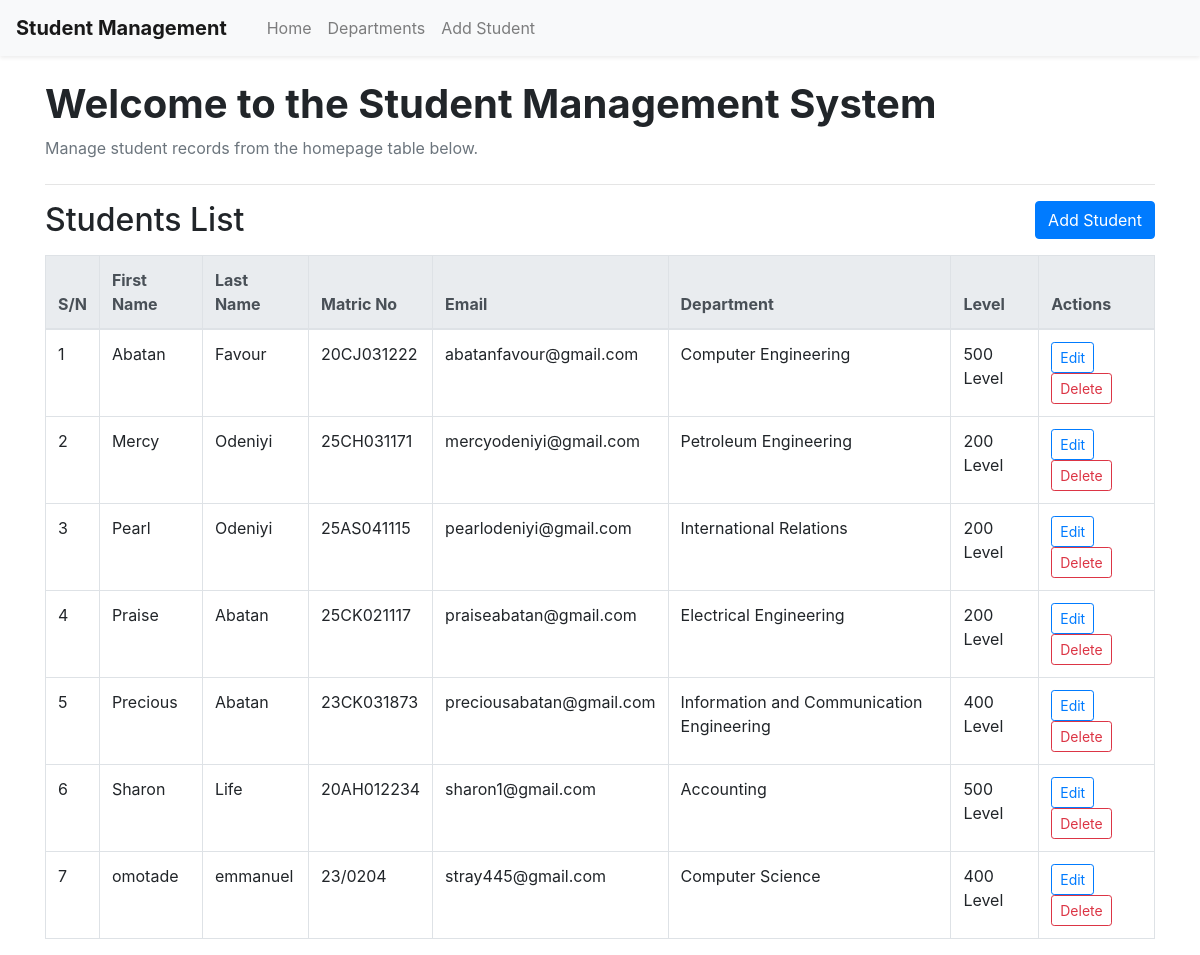
The page / on the database its author committed.
### students/models.py (models this page shows, shortened)
class Student(models.Model):
    firstname = models.CharField(max_length=100)
    lastname = models.CharField(max_length=100)
    matric_no = models.CharField(max_length=20, unique=True)
    email = models.EmailField(unique=True)
    department = models.ForeignKey(
        Department,
        on_delete=models.PROTECT
    )
    class Meta:
        ordering = ["firstname", "lastname"]
    @property
    def level(self):
        try:
            current_year = datetime.now().year
            admission_year = 2000 + int(self.matric_no[:2])
            years = current_year - admission_year + 1
            if years <= 1:
                return "100 Level"
            elif years == 2:
                return "200 Level"
            elif years == 3:
                return "300 Level"
            elif years == 4:
                return "400 Level"
            else:
                return "500 Level"
        except (ValueError, IndexError):
            return "Unknown"

class Department(models.Model):
    title = models.CharField(max_length=100)

### students/views.py (the view)
# urls.py: path('', views.home, name='home'),
def home(request):
    students = Student.objects.all()
    return render(request, 'home.html', {'students': students})

### students/templates/home.html (shortened to what this page needs)
{% extends 'base.html' %}
{% block content %}
<div class="mb-4">
    <h1 class="display-5 font-weight-bold">Welcome to the Student Management System</h1>
    <p class="text-muted">Manage student records from the homepage table below.</p>
</div>
<hr>
<div class="d-flex justify-content-between align-items-center mb-3">
    <h2 class="mb-0">Students List</h2>
    <a href="{% url 'student_form' %}" class="btn btn-primary">Add Student</a>
</div>
<div class="table-responsive">
    <table class="table table-bordered table-hover">
        <thead class="thead-light">
            <tr>
                <th>S/N</th>
                <th>First Name</th>
                <th>Last Name</th>
                <th>Matric No</th>
                <th>Email</th>
                <th>Department</th>
                <th>Level</th>
                <th>Actions</th>
            </tr>
        </thead>
        <tbody>
            {% for student in students %}
            <tr>
                <td>{{ forloop.counter }}</td>
                <td>{{ student.firstname }}</td>
                <td>{{ student.lastname }}</td>
                <td>{{ student.matric_no }}</td>
                <td>{{ student.email }}</td>
                <td>{{ student.department.title }}</td>
                <td>{{ student.level }}</td>
                <td>
                    <a href="{% url 'student_edit' student.id %}" class="btn btn-sm btn-outline-primary">Edit</a>
                    <a href="{% url 'student_delete' student.id %}" class="btn btn-sm btn-outline-danger">Delete</a>
                </td>
            </tr>
            {% empty %}
            <tr>
                <td colspan="8" class="text-center text-muted">No students found.</td>
            </tr>
            {% endfor %}
        </tbody>
    </table>
</div>
{% endblock %}

### students/templates/base.html (shortened to what this page needs)
<!DOCTYPE html>
<html lang="en">
<head>
    <link rel="stylesheet" href="https://stackpath.bootstrapcdn.com/bootstrap/4.5.2/css/bootstrap.min.css">
</head>
<body>
<nav class="navbar navbar-expand-lg navbar-light bg-light shadow-sm">
    <a class="navbar-brand font-weight-bold" href="{% url 'home' %}">Student Management</a>
    <div class="collapse navbar-collapse" id="navbarNav">
        <ul class="navbar-nav ml-3">
            <li class="nav-item">
                <a class="nav-link" href="{% url 'home' %}">Home</a>
            </li>
            <li class="nav-item">
                <a class="nav-link" href="{% url 'department' %}">Departments</a>
            </li>
            <li class="nav-item">
                <a class="nav-link" href="{% url 'student_form' %}">Add Student</a>
            </li>
        </ul>
    </div>
</nav>
<div class="container mt-4">
    {% block content %}{% endblock %}
</div>
</body>
</html>

### rows shown on the page
Student: firstname "Abatan", lastname "Favour", matric_no "20CJ031222", email "abatanfavour@gmail.com", department "Computer Engineering", level "500 Level"
Student: firstname "Mercy", lastname "Odeniyi", matric_no "25CH031171", email "mercyodeniyi@gmail.com", department "Petroleum Engineering", level "200 Level"
Student: firstname "Pearl", lastname "Odeniyi", matric_no "25AS041115", email "pearlodeniyi@gmail.com", department "International Relations", level "200 Level"
Student: firstname "Praise", lastname "Abatan", matric_no "25CK021117", email "praiseabatan@gmail.com", department "Electrical Engineering", level "200 Level"
Student: firstname "Precious", lastname "Abatan", matric_no "23CK031873", email "preciousabatan@gmail.com", department "Information and Communication Engineering", level "400 Level"
Student: firstname "Sharon", lastname "Life", matric_no "20AH012234", email "sharon1@gmail.com", department "Accounting", level "500 Level"
Student: firstname "omotade", lastname "emmanuel", matric_no "23/0204", email "stray445@gmail.com", department "Computer Science", level "400 Level"
